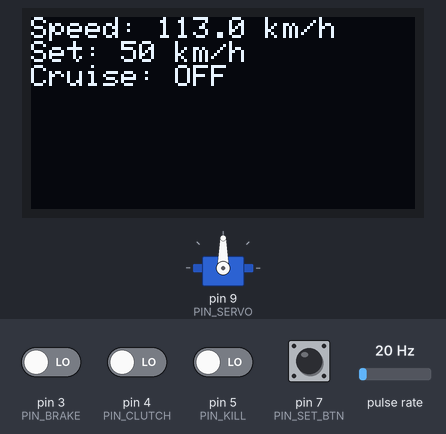
The sketch below on a simulated Arduino Uno, built with avr-gcc and run on an emulated ATmega328P. Parts: servo, 128×64 one-colour display. Wiring (inferred from the names in the program): pulse sensor: data pin 2. The test bench sets the inputs (shaded band); at power-on: pin 3 (PIN_BRAKE), pin 4 (PIN_CLUTCH), pin 5 (PIN_KILL), pin 7 (PIN_SET_BTN) LOW, pulse rate 20 Hz. What the sketch prints to the serial monitor is not drawn.

Above: at 1.7 s.
1.8 s: pin 7 (PIN_SET_BTN) pulled HIGH for 0.15 s
At 3.6 s:
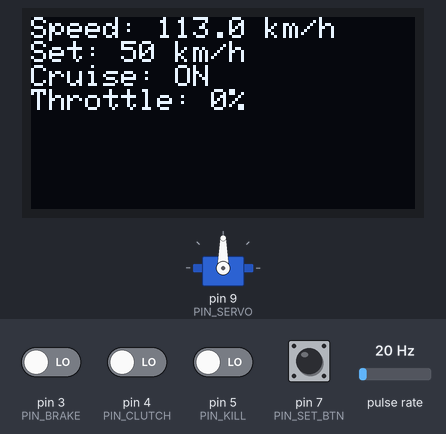
4.3 s: pin 3 (PIN_BRAKE) driven HIGH
At 4.7 s:
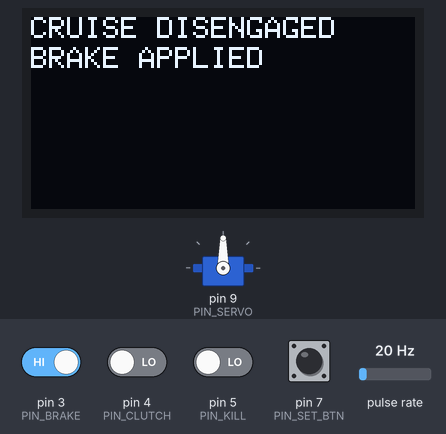
6.3 s: pulse rate (sensor on pin 2) set to 4 Hz
At 8.0 s:
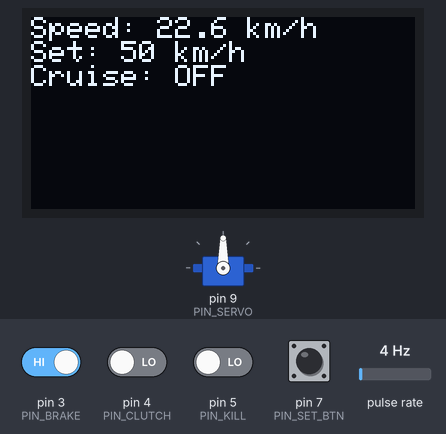
8.3 s: pin 7 (PIN_SET_BTN) pulled HIGH for 1 s
At 8.7 s:
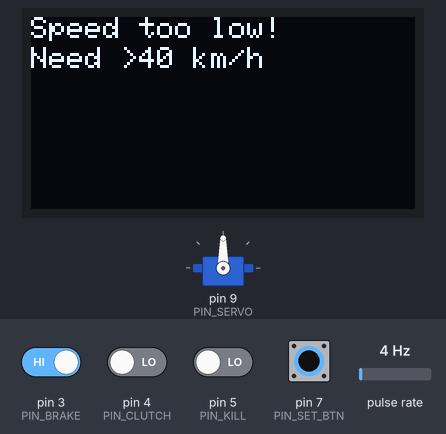
10.8 s: pulse rate (sensor on pin 2) set to 50 Hz
At 11.5 s:
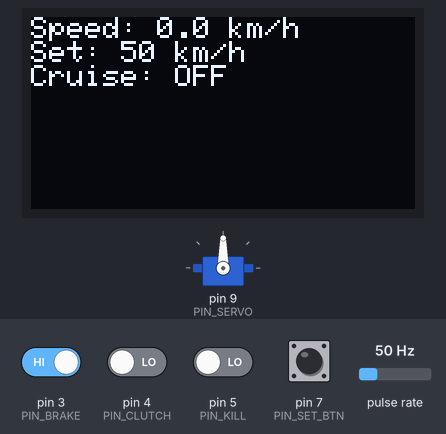
Timing chart, 0 to 13.5 s (numbered marks = the images above; inputs shaded):
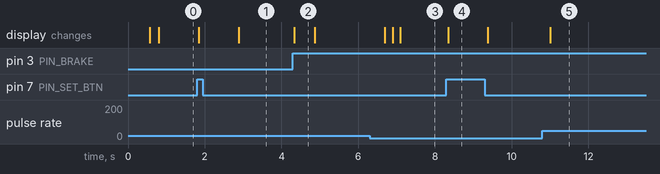

Measured:
- after the input at 1.8 s, the display: first changes after 0.05 s (image 1 shows a later state)
- after the input at 4.3 s, the display: changes at once (image 2)
- after the input at 6.3 s, the display: first changes after 0.39 s (image 3 shows a later state)
- after the input at 8.3 s, the display: changes after 0.05 s (image 4)
- after the input at 10.8 s, the display: changes after 0.20 s (image 5)
- what the display in image 2 shows lasts 0.6 s, from 4.3 s to 4.9 s

The sketch:

cruise_controller.ino
```cpp
#include <Servo.h>
#include <Wire.h>
#include <Adafruit_GFX.h>
#include <Adafruit_SSD1306.h>

// ============================================================================
// Pin Definitions
// ============================================================================
#define PIN_SPEED       2     // Hall effect sensor (interrupt)
#define PIN_BRAKE       3     // Brake signal (active HIGH via optocoupler)
#define PIN_CLUTCH      4     // Clutch signal (active HIGH)
#define PIN_KILL        5     // Kill switch (active HIGH)
#define PIN_SET_BTN     7     // SET button (pulldown, active HIGH)
#define PIN_SERVO       9     // Servo output

// ============================================================================
// OLED Setup (128x64, I2C address 0x3C)
// ============================================================================
#define SCREEN_WIDTH  128
#define SCREEN_HEIGHT 64
Adafruit_SSD1306 display(SCREEN_WIDTH, SCREEN_HEIGHT, &Wire, -1);

// ============================================================================
// Servo
// ============================================================================
Servo throttleServo;

// ============================================================================
// Speed Measurement Constants
// ============================================================================
const float WHEEL_CIRCUMFERENCE_M = 1.57;
const float SPEED_CONSTANT = WHEEL_CIRCUMFERENCE_M * 3.6;  // = 5.652
// speed (km/h) = pulses_per_sec * SPEED_CONSTANT

// ============================================================================
// Controller Parameters
// ============================================================================
const float V_REF_KPH = 50.0;           // setpoint (km/h)
const float Kp = 0.67;                  // proportional gain
const float Ki = 0.48;                  // integral gain (s^-1)
const float Ts = 0.1;                   // sampling period (100 ms)
const float DEADBAND_KPH = 2.0;         // dead-band threshold (km/h)

const int SERVO_REST = 90;
const int SERVO_MAX = 180;

// ============================================================================
// Moving Average Filter
// ============================================================================
#define FILTER_WINDOW_SIZE 3
float speed_buffer[FILTER_WINDOW_SIZE] = {0};
int buffer_index = 0;
bool buffer_filled = false;

// ============================================================================
// Global Variables
// ============================================================================
volatile unsigned long last_pulse_time = 0;
volatile float instantaneous_speed = 0.0;
volatile bool new_speed_ready = false;
volatile unsigned long pulse_interval = 0;  // store interval for safety

float filtered_speed = 0.0;
float u_current = 0.36;
float u_prev = 0.36;
float error_prev = 0.0;
bool cruise_active = false;
unsigned long last_control_time = 0;
unsigned long last_display_update = 0;
unsigned long last_set_time = 0;

// Debounce timers
unsigned long last_brake_time = 0;
unsigned long last_clutch_time = 0;
unsigned long last_kill_time = 0;
const unsigned long DEBOUNCE_MS = 50;

// ============================================================================
// Interrupt Service Routine - Hall Effect Sensor
// ============================================================================
void onSpeedPulse() {
  unsigned long now = micros();
  unsigned long dt = now - last_pulse_time;
  last_pulse_time = now;

  // Only update if interval is reasonable (between 1ms and 1 second)
  if (dt > 1000 && dt < 1000000) {
    // Store interval for speed calculation in main loop
    pulse_interval = dt;
    new_speed_ready = true;
  }
}

// ============================================================================
// Helper: Map throttle command (0-1) to servo angle (90-180)
// ============================================================================
int throttleToServoAngle(float cmd) {
  // cmd: 0 = rest position (servo 90°), 1 = full throttle (servo 180°)
  int angle = SERVO_REST + (int)(cmd * (SERVO_MAX - SERVO_REST));
  return constrain(angle, SERVO_REST, SERVO_MAX);
}

// ============================================================================
// Helper: Apply throttle to servo
// ============================================================================
void setThrottle(float cmd) {
  int angle = throttleToServoAngle(cmd);
  throttleServo.write(angle);
}

// ============================================================================
// Helper: Disengage cruise (return to rest position)
// ============================================================================
void disengageCruise(const char* reason) {
  if (cruise_active) {
    cruise_active = false;
    setThrottle(0.0);           // servo to rest position
    u_current = 0.0;
    u_prev = 0.0;
    error_prev = 0.0;

    // Update OLED
    display.clearDisplay();
    display.setTextSize(1);
    display.setTextColor(SSD1306_WHITE);
    display.setCursor(0, 0);
    display.println("CRUISE DISENGAGED");
    display.setCursor(0, 10);
    display.println(reason);
    display.display();
    delay(500);

    Serial.print("DISENGAGED: ");
    Serial.println(reason);
  }
}

// ============================================================================
// Helper: Display status on OLED
// ============================================================================
void updateDisplay() {
  display.clearDisplay();
  display.setTextSize(1);
  display.setTextColor(SSD1306_WHITE);
  display.setCursor(0, 0);

  display.print("Speed: ");
  display.print(filtered_speed, 1);
  display.println(" km/h");

  display.print("Set: ");
  display.print(V_REF_KPH, 0);
  display.println(" km/h");

  display.print("Cruise: ");
  display.println(cruise_active ? "ON" : "OFF");

  if (cruise_active) {
    display.print("Throttle: ");
    display.print((int)(u_current * 100));
    display.println("%");
  }

  display.display();
}

// ============================================================================
// Moving Average Filter
// ============================================================================
float movingAverageFilter(float new_sample) {
  // Filter out unrealistic values
  if (new_sample < 0 || new_sample > 120) {
    return filtered_speed;  // return last valid value
  }

  speed_buffer[buffer_index] = new_sample;
  buffer_index = (buffer_index + 1) % FILTER_WINDOW_SIZE;

  if (buffer_index == 0) {
    buffer_filled = true;
  }

  int num_samples = buffer_filled ? FILTER_WINDOW_SIZE : buffer_index;
  if (num_samples == 0) num_samples = 1;

  float sum = 0;
  for (int i = 0; i < num_samples; i++) {
    sum += speed_buffer[i];
  }
  return sum / num_samples;
}

// ============================================================================
// Calculate speed from pulse interval
// ============================================================================
float calculateSpeed() {
  if (pulse_interval > 0) {
    float pulses_per_sec = 1000000.0 / (float)pulse_interval;
    float speed = pulses_per_sec * SPEED_CONSTANT;
    // Sanity check
    if (speed > 0 && speed < 120) {
      return speed;
    }
  }
  return 0.0;
}

// ============================================================================
// Discrete-Time Velocity-Form PI Controller
// ============================================================================
float piController(float v_meas_kph, float v_ref_kph) {
  float error = v_ref_kph - v_meas_kph;

  // Dead-band: no control action if error is within threshold
  if (abs(error) <= DEADBAND_KPH) {
    return u_prev;
  }

  // Velocity-form PI update
  float delta_u = Kp * (error - error_prev) + Ki * Ts * error;
  float u_new = u_prev + delta_u;

  // Clamp throttle command to [0, 1]
  if (u_new > 1.0) u_new = 1.0;
  if (u_new < 0.0) u_new = 0.0;

  // Update states for next iteration
  error_prev = error;
  u_prev = u_new;

  return u_new;
}

// ============================================================================
// Setup
// ============================================================================
void setup() {
  Serial.begin(115200);
  Serial.println("Cruise Control System Initializing...");

  // ------------------------- Pin Modes -------------------------
  pinMode(PIN_SPEED, INPUT_PULLUP);
  pinMode(PIN_BRAKE, INPUT);
  pinMode(PIN_CLUTCH, INPUT);
  pinMode(PIN_KILL, INPUT);
  pinMode(PIN_SET_BTN, INPUT);

  // ------------------------- Servo -------------------------
  throttleServo.attach(PIN_SERVO);
  setThrottle(0.0);     // start at rest position
  delay(500);

  // ------------------------- OLED -------------------------
  if (!display.begin(SSD1306_SWITCHCAPVCC, 0x3C)) {
    Serial.println("OLED init failed!");
  } else {
    display.clearDisplay();
    display.setTextSize(1);
    display.setTextColor(SSD1306_WHITE);
    display.setCursor(0, 0);
    display.println("Cruise Control");
    display.println("System Ready");
    display.display();
  }

  // ------------------------- Interrupt -------------------------
  attachInterrupt(digitalPinToInterrupt(PIN_SPEED), onSpeedPulse, RISING);

  // Initialize timing
  last_control_time = millis();
  last_display_update = millis();

  Serial.println("System Ready. Press SET to engage at 50 km/h");
  Serial.println("Speed (km/h), Throttle, Cruise State");
}

// ============================================================================
// Main Loop
// ============================================================================
void loop() {
  unsigned long now = millis();

  // ------------------------- Read Speed from ISR -------------------------
  if (new_speed_ready) {
    new_speed_ready = false;
    float raw_speed = calculateSpeed();

    // Apply moving average filter
    filtered_speed = movingAverageFilter(raw_speed);
  }

  // ------------------------- Safety Disengagement -------------------------
  // Brake check (active HIGH)
  if (digitalRead(PIN_BRAKE) == HIGH) {
    if (now - last_brake_time > DEBOUNCE_MS) {
      last_brake_time = now;
      if (cruise_active) {
        disengageCruise("BRAKE APPLIED");
      }
    }
  }

  // Clutch check (active HIGH)
  if (digitalRead(PIN_CLUTCH) == HIGH) {
    if (now - last_clutch_time > DEBOUNCE_MS) {
      last_clutch_time = now;
      if (cruise_active) {
        disengageCruise("CLUTCH ENGAGED");
      }
    }
  }

  // Kill switch check (active HIGH)
  if (digitalRead(PIN_KILL) == HIGH) {
    if (now - last_kill_time > DEBOUNCE_MS) {
      last_kill_time = now;
      if (cruise_active) {
        disengageCruise("KILL SWITCH ACTIVATED");
      }
    }
  }

  // ------------------------- SET Button -------------------------
  if (digitalRead(PIN_SET_BTN) == HIGH) {
    if (now - last_set_time > 500) {  // 500ms debounce
      last_set_time = now;

      if (!cruise_active) {
        // Engagement condition: speed >= 40 km/h
        if (filtered_speed >= 40.0) {
          cruise_active = true;

          // Bumpless transfer: initialize controller states with current throttle
          error_prev = V_REF_KPH - filtered_speed;
          u_prev = u_current;

          Serial.print("CRUISE ENGAGED at ");
          Serial.print(filtered_speed);
          Serial.println(" km/h");

          display.clearDisplay();
          display.setTextSize(1);
          display.setCursor(0, 0);
          display.println("CRUISE ACTIVE");
          display.setCursor(0, 10);
          display.print("Setpoint: ");
          display.print(V_REF_KPH, 0);
          display.println(" km/h");
          display.display();
          delay(1000);
        } else {
          // Speed too low for cruise engagement
          display.clearDisplay();
          display.setTextSize(1);
          display.setCursor(0, 0);
          display.print("Speed too low!");
          display.setCursor(0, 10);
          display.print("Need >40 km/h");
          display.display();
          delay(1000);
        }
      } else {
        // Manual disengagement via SET button (kill switch alternative)
        disengageCruise("MANUAL DISENGAGEMENT");
      }
    }
  }

  // ------------------------- Control Loop (every Ts = 100 ms) -------------------------
  if ((now - last_control_time) >= (Ts * 1000)) {
    last_control_time = now;

    if (cruise_active) {
      // Compute new throttle command using PI controller
      u_current = piController(filtered_speed, V_REF_KPH);

      // Apply throttle to servo
      setThrottle(u_current);

      // Log data for Serial monitoring
      Serial.print(filtered_speed);
      Serial.print(",");
      Serial.print(u_current);
      Serial.print(",");
      Serial.println(cruise_active ? "1" : "0");
    }
  }

  // ------------------------- Update Display (every 200 ms) -------------------------
  if ((now - last_display_update) >= 200) {
    last_display_update = now;
    updateDisplay();
  }

  // Small delay to prevent excessive CPU usage
  delay(5);
}
```
